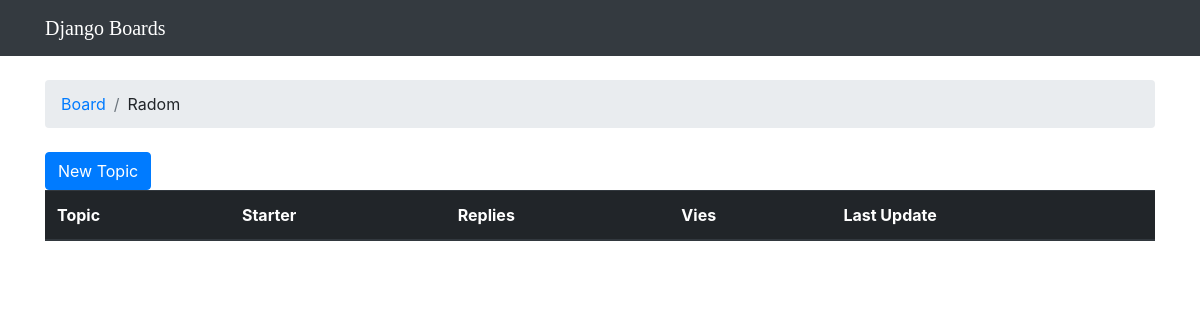
Page /board/3/ on the earlier database version.
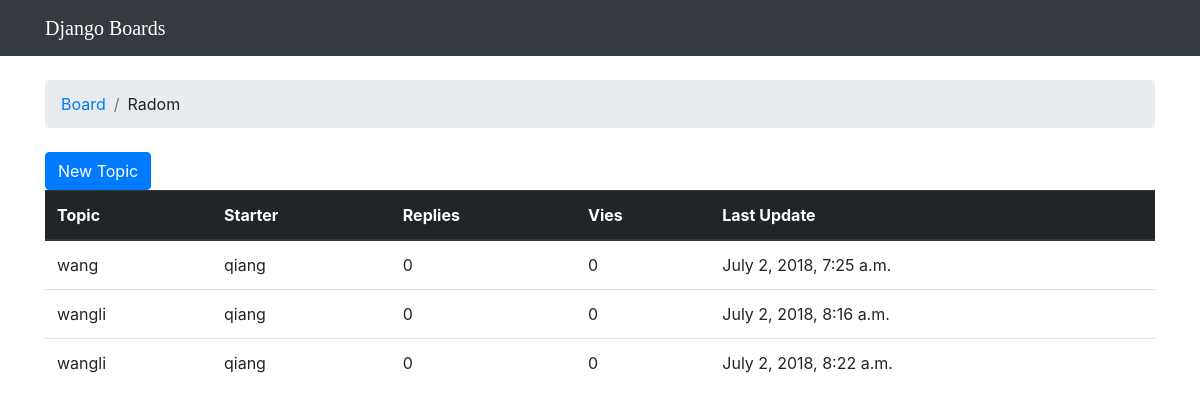
Same page on the later database version.
### boards/models.py (models this page shows, shortened)
class Board(models.Model):
    name = models.CharField(max_length=30, unique=True)
    description = models.CharField(max_length=100)

class Topic(models.Model):
    subject = models.CharField(max_length=255)
    last_updated = models.DateTimeField(auto_now_add=True)
    board = models.ForeignKey(Board,on_delete=models.CASCADE,related_name='topics')
    starter = models.ForeignKey(User,on_delete=models.CASCADE,related_name='topics')

### boards/views.py (the view)
# urls.py: path('board/<int:pk>/', views.board_topics, name='board_topics'),
def board_topics(request, pk):
    board = get_object_or_404(Board, id=pk)
    return render(request, 'boards/topics.html', {'board': board})

### templates/boards/topics.html (shortened to what this page needs)
{% extends "boards/base.html" %}
{% block breadcrumb %}
    <li class="breadcrumb-item"><a href="{% url 'boards:home' %}">Board</a> </li>
        <li class="breadcrumb-item">{{ board.name }}</li>
{% endblock %}
{% block content %}
    <div class="mb-4>">
        <a href="{% url 'boards:new_topic' board.pk %}" class="btn btn-primary">New Topic</a>
    </div>
<table  class="table">
<thead class="thead-dark">
    <tr>
        <th>Topic</th>
        <th>Starter</th>
        <th>Replies</th>
        <th>Vies</th>
        <th>Last Update</th>
    </tr>
</thead>
<tbody>
    {% for topic in board.topics.all %}
        <tr>
            <td>{{ topic.subject }}</td>
            <td>{{ topic.starter.username }}</td>
            <td>0</td>
            <td>0</td>
            <td>{{ topic.last_updated }}</td>
        </tr>
    {% endfor %}
</tbody>
</table>
{% endblock %}

### templates/boards/base.html (shortened to what this page needs)
{% load staticfiles %}<!DOCTYPE html>
<html lang="en">
<head>
    <link rel="stylesheet" href="{% static 'css/bootstrap.min.css' %}">
    <link rel="stylesheet" href="{% static 'css/app.css' %}">
    <link rel="stylesheet" href="{% static 'css/googlefont.css' %}">
</head>
<body>
    <nav class="navbar navbar-expand-lg navbar-dark bg-dark">
        <div class="container">
            <a class="navbar-brand" href="{% url 'boards:home' %}">Django Boards</a>
        </div>
    </nav>
    <div class="container">
        <ol class="breadcrumb my-4">
            {% block breadcrumb %}
            {% endblock %}
        </ol>
        {% block content %}
        {% endblock %}
    </div>
</body>
</html>

### static/css/app.css (style rules this page uses)
.navbar-brand { font-family: 'Peralta', cursive; }

Differences in the rows shown:
added Topic: subject "wang", starter.username "qiang", last_updated "July 2, 2018, 7:25 a.m."
added Topic: subject "wangli", starter.username "qiang", last_updated "July 2, 2018, 8:16 a.m."
added Topic: subject "wangli", starter.username "qiang", last_updated "July 2, 2018, 8:22 a.m."
